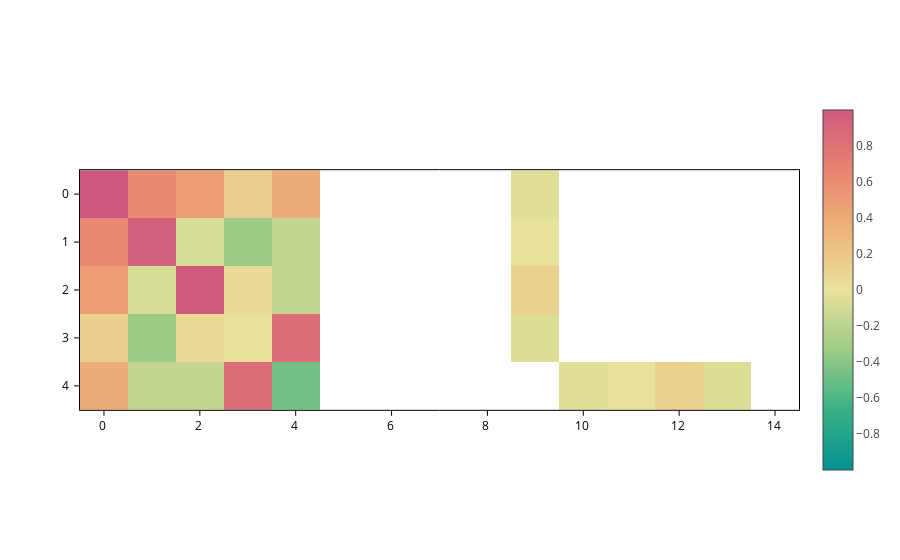

The notebook cell this image was saved under:
### Markdown cell above
## Changing the colorscale

The most obvious thing to tweak here is the colorscale, you can do so by using the `colorscale` input, which, as usual, accepts any colorscale that the plotting backend can understand.

### Code cell
plot.update_inputs(colorscale="temps")

### Figure 1 — Plotly figure (JSON) as saved in the notebook; plotly's stock layout.template omitted (floating-point values rounded to 4 significant figures)
{"data": [{"coloraxis": "coloraxis", "meta": {}, "opacity": 1, "type": "heatmap", "z": [[0.9994, 0.6289, 0.4916, 0.1413, 0.3844, NaN, NaN, NaN, NaN, -0.04157, NaN, NaN, NaN, NaN, NaN], [0.6289, 0.9436, -0.07953, -0.3284, -0.159, NaN, NaN, NaN, NaN, -0.01308, NaN, NaN, NaN, NaN, NaN], [0.4916, -0.07953, 0.9833, 0.04499, -0.1698, NaN, NaN, NaN, NaN, 0.1319, NaN, NaN, NaN, NaN, NaN], [0.1413, -0.3284, 0.04499, -0.007706, 0.8443, NaN, NaN, NaN, NaN, -0.05697, NaN, NaN, NaN, NaN, NaN], [0.3844, -0.159, -0.1698, 0.8443, -0.4746, NaN, NaN, NaN, NaN, NaN, -0.04157, -0.01308, 0.1319, -0.05697, NaN]], "zsmooth": false}], "layout": {"coloraxis": {"cmid": 0, "colorscale": [[0.0, "rgb(0, 147, 146)"], [0.1667, "rgb(57, 177, 133)"], [0.3333, "rgb(156, 203, 134)"], [0.5, "rgb(233, 226, 156)"], [0.6667, "rgb(238, 180, 121)"], [0.8333, "rgb(232, 132, 113)"], [1.0, "rgb(207, 89, 126)"]], "showscale": true}, "scene": {"aspectmode": "data", "xaxis": {"range": [-0.5, 14.5]}, "yaxis": {"range": [4.5, -0.5]}}, "xaxis": {"constrain": "domain", "range": [-0.5, 14.5], "scaleanchor": "y", "scaleratio": 1}, "yaxis": {"constrain": "domain", "range": [4.5, -0.5]}}}
